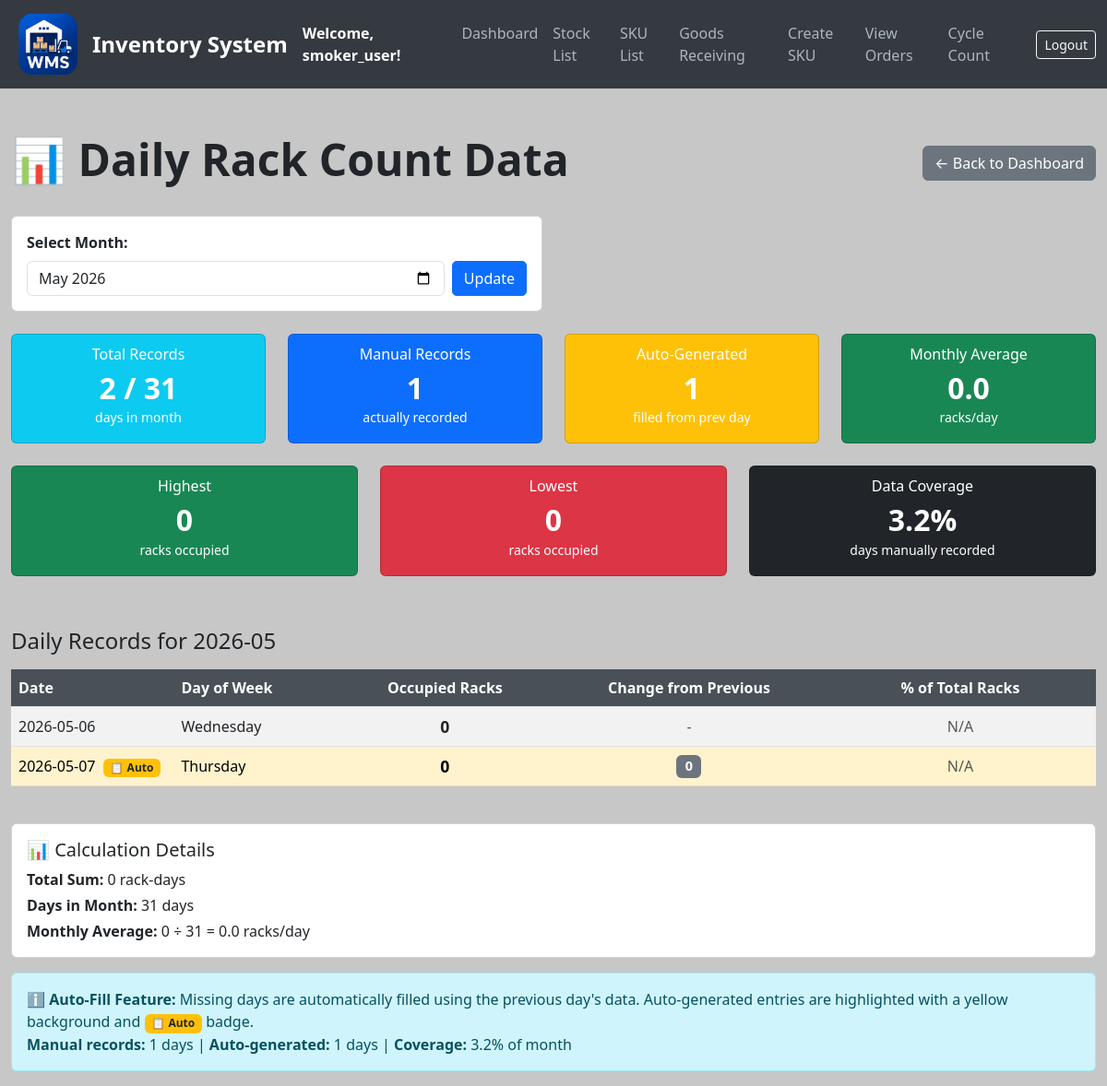
The app's page /daily-rack-count (signed in) with its own data.
### models.py (models this page shows, shortened)
class User(UserMixin, db.Model):
    __tablename__ = 'users'
    id = db.Column(db.Integer, primary_key=True)
    username = db.Column(db.String(80), unique=True, nullable=False)
    email = db.Column(db.String(120), unique=True, nullable=False)
    password = db.Column(db.String(200), nullable=False)
    date_created = db.Column(db.DateTime, default=get_local_time)
    last_login = db.Column(db.DateTime, nullable=True)
    is_active = db.Column(db.Boolean, default=True)
    is_approved = db.Column(db.Boolean, default=False)
    is_admin = db.Column(db.Boolean, default=False)
    can_create_racking = db.Column(db.Boolean, default=False)
    can_create_stock = db.Column(db.Boolean, default=False)
    can_create_order = db.Column(db.Boolean, default=False)
    can_transfer_stock = db.Column(db.Boolean, default=False)
    can_transfer_batch = db.Column(db.Boolean, default=False)
    can_mass_transfer = db.Column(db.Boolean, default=False)
    can_bulk_transfer = db.Column(db.Boolean, default=False)
    can_add_sku = db.Column(db.Boolean, default=False)
    can_view_orders = db.Column(db.Boolean, default=False)  # ← new
    can_cycle_count = db.Column(db.Boolean, default=False)  # ← new

class DailyRackCount(db.Model):
    id = db.Column(db.Integer, primary_key=True)
    date = db.Column(db.Date, unique=True, nullable=False, default=date.today)
    occupied_racks = db.Column(db.Integer, nullable=False)

### app.py (the view, shortened to what this page needs)
@app.route('/daily-rack-count')
@login_required
def daily_rack_count():
    from datetime import timedelta
    import pytz
    selected_month_str = request.args.get('month', default=None)
    if selected_month_str:
        try:
            selected_month = datetime.strptime(selected_month_str, '%Y-%m')
        except ValueError:
            selected_month = datetime.now()
    else:
        selected_month = datetime.now()
    days_in_month = monthrange(selected_month.year, selected_month.month)[1]
    today = datetime.now(pytz.timezone('Asia/Kuala_Lumpur')).date()
    daily_rack_counts = (
        db.session.query(DailyRackCount)
        .filter(extract('month', DailyRackCount.date) == selected_month.month)
        .filter(extract('year', DailyRackCount.date) == selected_month.year)
        .order_by(DailyRackCount.date.asc())  # Oldest first
        .all()
    )
    existing_data = {}
    for record in daily_rack_counts:
        existing_data[record.date] = {
            'date': record.date,
            'occupied_racks': record.occupied_racks,
            'is_auto_generated': False
        }
    complete_records = []
    first_day = datetime(selected_month.year, selected_month.month, 1).date()
    last_day = datetime(selected_month.year, selected_month.month, days_in_month).date()
    if last_day > today:
        last_day = today
    current_date = first_day
    previous_value = None  # Track the previous day's value for auto-fill
    while current_date <= last_day:
        if current_date in existing_data:
            complete_records.append(existing_data[current_date])
            previous_value = existing_data[current_date]['occupied_racks']
        else:
            if previous_value is not None:
                complete_records.append({
                    'date': current_date,
                    'occupied_racks': previous_value,
                    'is_auto_generated': True
                })
        current_date += timedelta(days=1)
    if complete_records:
        max_occupied = max(r['occupied_racks'] for r in complete_records)
        min_occupied = min(r['occupied_racks'] for r in complete_records)
        total_records = len(complete_records)
        manual_records = sum(1 for r in complete_records if not r['is_auto_generated'])
        auto_records = sum(1 for r in complete_records if r['is_auto_generated'])
        total_occupied = sum(r['occupied_racks'] for r in complete_records)
        monthly_average = total_occupied / days_in_month if days_in_month else 0
    total_racks = Racking.query.count()
    return render_template(
        'daily_rack_count.html',
        daily_rack_counts=complete_records,  # Complete list with auto-filled days (up to today)
        selected_month=selected_month_str or selected_month.strftime('%Y-%m'),
        max_occupied=max_occupied,
        min_occupied=min_occupied,
        total_daily_records=total_records,
        manual_records=manual_records,  # Count of manual records
        auto_records=auto_records,  # Count of auto-generated records
        days_in_month=days_in_month,
        monthly_average=monthly_average,
        total_occupied=total_occupied,
        total_racks=total_racks
    )

### app.py (called while the page is built)
@login_manager.user_loader
def load_user(user_id):
    return db.session.get(User, int(user_id))

### templates/daily_rack_count.html (shortened to what this page needs)
{% extends "base.html" %}
{% block content %}
<div class="container mt-5">
    <div class="d-flex justify-content-between align-items-center mb-4">
        <h1>📊 Daily Rack Count Data</h1>
        <a href="/dashboard" class="btn btn-secondary">← Back to Dashboard</a>
    </div>
    <div class="row mb-4">
        <div class="col-md-6">
            <form method="GET" action="/daily-rack-count">
                <div class="card">
                    <div class="card-body">
                        <label for="month" class="form-label"><strong>Select Month:</strong></label>
                        <div class="d-flex gap-2">
                            <input type="month" id="month" name="month" class="form-control" value="{{ selected_month }}">
                            <button type="submit" class="btn btn-primary">Update</button>
                        </div>
                    </div>
                </div>
            </form>
        </div>
    </div>
    <div class="row mb-4">
        <div class="col-md-3">
            <div class="card text-white bg-info stat-card">
                <div class="card-body text-center">
                    <h6 class="card-subtitle mb-2">Total Records</h6>
                    <h2 class="card-title mb-0">{{ total_daily_records }} / {{ days_in_month }}</h2>
                    <small>days in month</small>
                </div>
            </div>
        </div>
        <div class="col-md-3">
            <div class="card text-white bg-primary stat-card">
                <div class="card-body text-center">
                    <h6 class="card-subtitle mb-2">Manual Records</h6>
                    <h2 class="card-title mb-0">{{ manual_records }}</h2>
                    <small>actually recorded</small>
                </div>
            </div>
        </div>
        <div class="col-md-3">
            <div class="card text-white bg-warning stat-card">
                <div class="card-body text-center">
                    <h6 class="card-subtitle mb-2">Auto-Generated</h6>
                    <h2 class="card-title mb-0">{{ auto_records }}</h2>
                    <small>filled from prev day</small>
                </div>
            </div>
        </div>
        <div class="col-md-3">
            <div class="card text-white bg-success stat-card">
                <div class="card-body text-center">
                    <h6 class="card-subtitle mb-2">Monthly Average</h6>
                    <h2 class="card-title mb-0">{{ monthly_average|round(2) }}</h2>
                    <small>racks/day</small>
                </div>
            </div>
        </div>
    </div>
    <div class="row mb-4">
        <div class="col-md-4">
            <div class="card text-white bg-success stat-card">
                <div class="card-body text-center">
                    <h6 class="card-subtitle mb-2">Highest</h6>
                    <h2 class="card-title mb-0">{{ max_occupied }}</h2>
                    <small>racks occupied</small>
                </div>
            </div>
        </div>
        <div class="col-md-4">
            <div class="card text-white bg-danger stat-card">
                <div class="card-body text-center">
                    <h6 class="card-subtitle mb-2">Lowest</h6>
                    <h2 class="card-title mb-0">{{ min_occupied }}</h2>
                    <small>racks occupied</small>
                </div>
            </div>
        </div>
        <div class="col-md-4">
            <div class="card text-white bg-dark stat-card">
                <div class="card-body text-center">
                    <h6 class="card-subtitle mb-2">Data Coverage</h6>
                    <h2 class="card-title mb-0">{{ ((manual_records / days_in_month) * 100)|round(1) }}%</h2>
                    <small>days manually recorded</small>
                </div>
            </div>
        </div>
    </div>
    <div class="table-responsive">
        <h4 class="mb-3">Daily Records for {{ selected_month }}</h4>
        <table class="table table-striped align-middle">
            <thead>
                <tr>
                    <th style="width: 15%;">Date</th>
                    <th style="width: 15%;">Day of Week</th>
                    <th style="width: 20%;" class="text-center">Occupied Racks</th>
                    <th style="width: 25%;" class="text-center">Change from Previous</th>
                    <th style="width: 25%;" class="text-center">% of Total Racks</th>
                </tr>
            </thead>
            <tbody>
                {% if daily_rack_counts %}
                    {% set prev_count = namespace(value=None) %}
                    {% for record in daily_rack_counts %}
                    <tr {% if record.is_auto_generated %}class="table-warning"{% endif %}>
                        <td>
                            {{ record.date.strftime('%Y-%m-%d') }}
                            {% if record.is_auto_generated %}
                                <span class="badge bg-warning text-dark ms-1" title="Auto-generated from previous day">📋 Auto</span>
                            {% endif %}
                        </td>
                        <td>{{ record.date.strftime('%A') }}</td>
                        <td class="text-center">
                            <strong style="font-size: 1.1rem;">{{ record.occupied_racks }}</strong>
                        </td>
                        <td class="text-center">
                            {% if prev_count.value is not none %}
                                {% set change = record.occupied_racks - prev_count.value %}
                                {% if change > 0 %}
                                    <span class="badge bg-success" style="font-size: 0.9rem;">+{{ change }}</span>
                                {% elif change < 0 %}
                                    <span class="badge bg-danger" style="font-size: 0.9rem;">{{ change }}</span>
                                {% else %}
                                    <span class="badge bg-secondary" style="font-size: 0.9rem;">0</span>
                                {% endif %}
                            {% else %}
                                <span class="text-muted">-</span>
                            {% endif %}
                            {% set prev_count.value = record.occupied_racks %}
                        </td>
                        <td class="text-center">
                            {% if total_racks > 0 %}
                                {% set percentage = (record.occupied_racks / total_racks) * 100 %}
                                <div class="progress" style="height: 25px;">
                                    <div class="progress-bar
                                        {% if percentage < 30 %}bg-danger
                                        {% elif percentage < 70 %}bg-warning
                                        {% else %}bg-success
                                        {% endif %}"
                                        role="progressbar"
                                        style="width: {{ percentage }}%;"
                                        aria-valuenow="{{ percentage }}"
                                        aria-valuemin="0"
                                        aria-valuemax="100">
                                        <strong>{{ percentage|round(1) }}%</strong>
                                    </div>
                                </div>
                            {% else %}
                                <span class="text-muted">N/A</span>
                            {% endif %}
                        </td>
                    </tr>
                    {% endfor %}
                {% endif %}
            </tbody>
        </table>
    </div>
    {% if daily_rack_counts %}
    <div class="card mt-4">
        <div class="card-body">
            <h5 class="card-title">📊 Calculation Details</h5>
            <p class="mb-1"><strong>Total Sum:</strong> {{ total_occupied }} rack-days</p>
            <p class="mb-1"><strong>Days in Month:</strong> {{ days_in_month }} days</p>
            <p class="mb-0"><strong>Monthly Average:</strong> {{ total_occupied }} ÷ {{ days_in_month }} = {{ monthly_average|round(2) }} racks/day</p>
        </div>
    </div>
    {% endif %}
    {% if auto_records > 0 %}
    <div class="alert alert-info mt-3">
        <strong>ℹ️ Auto-Fill Feature:</strong> Missing days are automatically filled using the previous day's data.
        Auto-generated entries are highlighted with a yellow background and <span class="badge bg-warning text-dark">📋 Auto</span> badge.
        <br>
        <strong>Manual records:</strong> {{ manual_records }} days |
        <strong>Auto-generated:</strong> {{ auto_records }} days |
        <strong>Coverage:</strong> {{ ((manual_records / days_in_month) * 100)|round(1) }}% of month
    </div>
    {% endif %}
</div>
{% endblock %}

### templates/base.html (shortened to what this page needs)
<!DOCTYPE html>
<html lang="en">
<head>
    <link href="https://cdn.jsdelivr.net/npm/bootstrap@5.3.0/dist/css/bootstrap.min.css" rel="stylesheet">
</head>
<body>
<nav class="navbar navbar-expand-lg navbar-dark">
    <div class="container-fluid">
        <img src="{{ url_for('static', filename='logo_.png') }}" alt="Logo" width="80" height="80" class="me-2">
        <a class="navbar-brand" href="/">Inventory System</a>
        <strong class="text-white">Welcome, {{ current_user.username }}!</strong>
        <div class="collapse navbar-collapse" id="navbarNav">
            <ul class="navbar-nav ms-auto">
                <li class="nav-item"><a class="nav-link" href="/dashboard">Dashboard</a></li>
                <li class="nav-item"><a class="nav-link" href="/stocks">Stock List</a></li>
                <li class="nav-item"><a class="nav-link" href="/sku-list">SKU List</a></li>
                {% if current_user.is_admin or current_user.can_create_stock %}
                <li class="nav-item"><a class="nav-link" href="/create-stock">Goods Receiving</a></li>
                {% endif %}
                {% if current_user.is_admin or current_user.can_add_sku %}
                <li class="nav-item"><a class="nav-link" href="/add-sku">Create SKU</a></li>
                {% endif %}
                {% if current_user.is_admin or current_user.can_view_orders %}
                <li class="nav-item"><a class="nav-link" href="/orders">View Orders</a></li>
                {% endif %}
                {% if current_user.is_admin or current_user.can_cycle_count %}
                <li class="nav-item"><a class="nav-link" href="/cycle-count">Cycle Count</a></li>
                {% endif %}
            </ul>
            <form class="d-flex ms-3" action="{{ url_for('logout') }}" method="POST">
                <button class="btn btn-sm btn-outline-light" type="submit">Logout</button>
            </form>
        </div>
    </div>
</nav>
{% block content %}{% endblock %}
</body>
</html>

### records on screen
User: username "smoker_user"
DailyRackCount: date "2026-05-06", date "Wednesday"

### other values on screen
{{ total_daily_records }} "2"
{{ days_in_month }} "31"
{{ manual_records }} "1"
{{ auto_records }} "1"
{{ monthly_average|round(2) }} "0.0"
{{ max_occupied }} "0"
{{ min_occupied }} "0"
{{ ((manual_records / days_in_month) * 100)|round(1) }} "3.2"
{{ selected_month }} "2026-05"
{{ record.occupied_racks }} "0" "0"
{{ record.date.strftime('%Y-%m-%d') }} "2026-05-07"
{{ record.date.strftime('%A') }} "Thursday"
{{ total_occupied }} "0"
